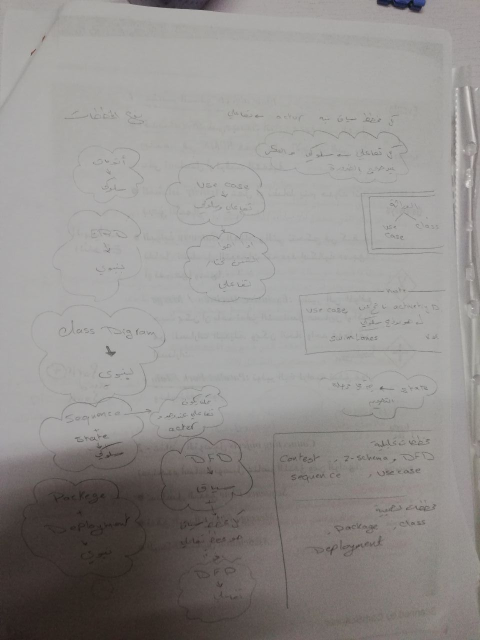
#> input picture Text Images Readable/1.jpg, 960 x 1280 px, given in place of 1.mp4, which was not available (shown at 1/2 size)
$ python EdgeDetection.py   (older library calls are emulated)
#> lines starting #> are read from the running program, lines starting #| are printed output that depends on the picture; after the words box and inside, x2 and y2 are one past the last pixel; in counts of white or black regions, pixels touching at a corner belong together; pictures that were not available may be replaced by others from this repository, and a replacement may not be noted
import cv2
import numpy as np

cap = cv2.VideoCapture('/Users/maryammaksour/Desktop/ComputerVision/Motion Filtering/1.mp4')

while True:

    ret, frame = cap.read()
#> frame is the input picture: shape (1280, 960, 3); mean B, G, R 141.5, 143.6, 146.6
    frame = cv2.resize(frame, (800, 400))
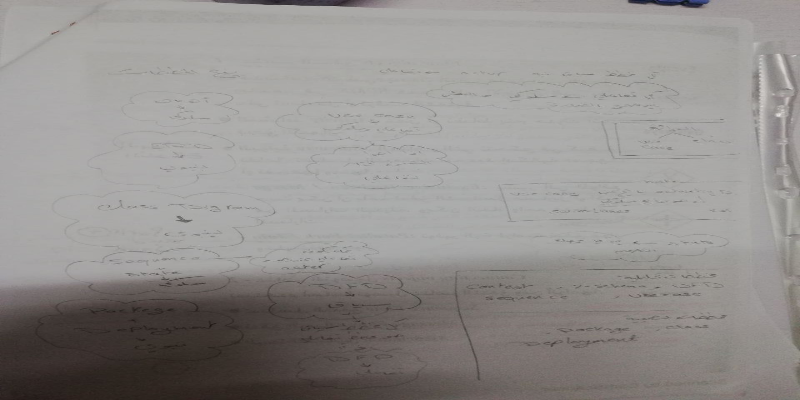
#> frame: shape (400, 800, 3); mean B, G, R 141.5, 143.6, 146.5


    laplacian = cv2.Laplacian(frame, cv2.CV_64F)
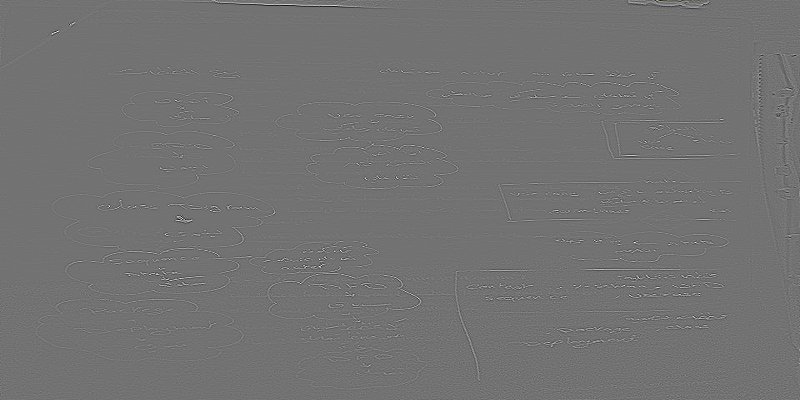
#> laplacian: shape (400, 800, 3) float64; mean B, G, R 0, 0, 0; drawn with min black and max white

    # convert data from float to int in range [0, 255]
    laplacian  = np.uint8(laplacian)
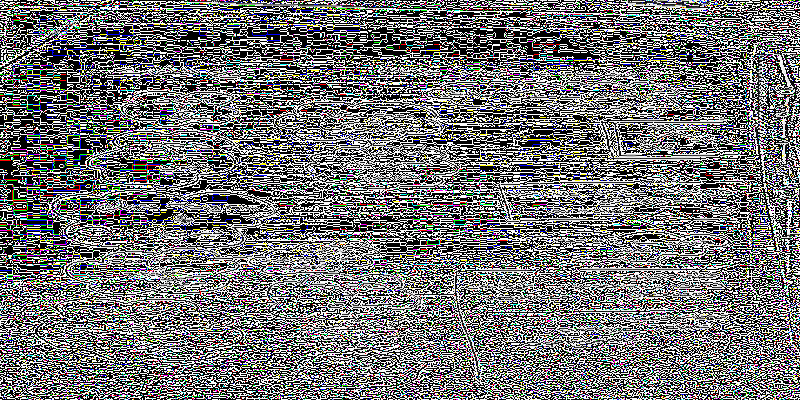
#> laplacian: shape (400, 800, 3); mean B, G, R 114.9, 114.2, 114.1

    cv2.imshow("laplacian", laplacian)

    #                       threshold less ==> more edges
    edges = cv2.Canny(frame, 100, 100)
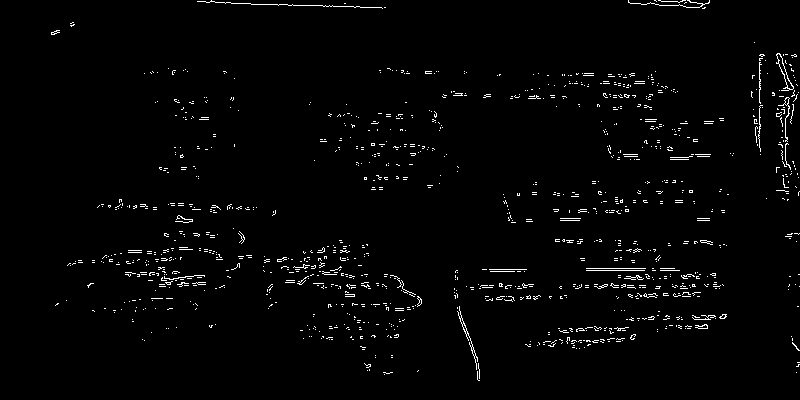
#> edges: shape (400, 800); 1.9% white in thin lines or dots, all inside (x1, y1, x2, y2) = (51, 0, 800, 381)
    cv2.imshow("Canny", edges)


    if cv2.waitKey(5) == ord('x'):
#> (key x is pressed here)
            break

cv2.destroyAllWindows()
cap.release()
